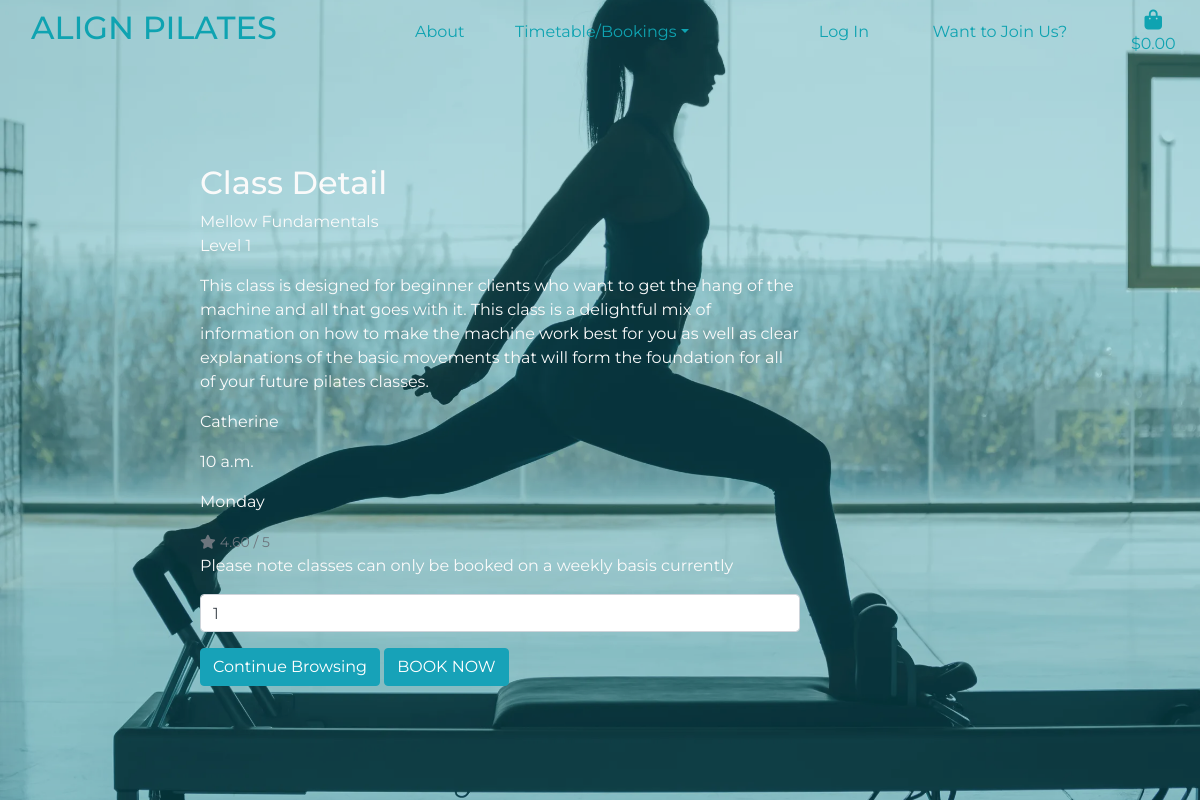
Page /classes/1 on the committed database.
### classes/models.py (models this page shows, shortened)
class Class_Type(models.Model):
    name = models.CharField(max_length=254)
    level = models.ForeignKey('Level', null=True, blank=True, on_delete=models.SET_NULL)
    description = models.TextField()
    teacher = models.CharField(max_length=254)
    cost = models.DecimalField(max_digits=4, decimal_places=2)
    time = models.TimeField()
    day = models.CharField(max_length=9)
    rating = models.DecimalField(max_digits=6, decimal_places=2, null=True, blank=True)
    day_number = models.IntegerField(default=1)

class Level(models.Model):
    name = models.CharField(max_length=254)
    friendly_name = models.CharField(max_length=254, null=True, blank=True)
    def __str__(self):
        return self.name

### classes/views.py (the view)
# urls.py: path('<int:class_type_id>', views.class_info, name='class_type'),
def class_info(request, class_type_id):
    class_type = get_object_or_404(Class_Type, pk=class_type_id)
    context = {
        'class_type': class_type,
    }
    return render(request, 'classes/class_type.html', context )

### basket/contexts.py (called while the page is built, shortened)
def basket_contents(request):
    basket_items = []
    grand_total = 0
    class_count = 0
    cost = 15
    basket = request.session.get('basket', {})
    context = {
        'basket_items': basket_items,
        'grand_total': grand_total,
        'class_count': class_count,
    }
    return context

### classes/templates/classes/class_type.html (shortened to what this page needs)
{% extends 'base.html' %}
{% load static %}
{% block page_header %}
    <div class="container header-container">
    </div>
{% endblock %}
{% block content %}
    <div class="overlay"></div>
    <div class="container-fluid">
        <div class="row">
            <div class="col-12 col-md-8 col-lg-6 offset-2">
                <div class="row">
                    <div class="h-100 border-0">
                        <h2>Class Detail</h2>
                        <div class="header">{{ class_type.name }}</div>
                        <div class="body">
                            <p class="subtitle">{{ class_type.level }}</p>
                            <p class="text">{{ class_type.description }}</p>
                            <p class="text">{{ class_type.teacher }}</p>
                            <p class="text">{{ class_type.time }}</p>
                            <p class="text">{{ class_type.day }}</p>
                            {% if class_type.rating %}
                                <small class="text-muted"><i class="fas fa-star mr-1"></i>{{ class_type.rating }} / 5</small>
                            {% else %}
                                <small class="text-muted">No Rating</small>
                            {% endif %}
                        </div>
                        <form class="form" action="{% url 'add_to_basket' class_type.id %}" method="POST">
                            <div class="form-row">
                                <div class="col-12">
                                    <p>Please note classes can only be booked on a weekly basis currently</p>
                                    <div class="form-group">
                                        <div class="input-group">
                                            <input class="form-control qty-input" type="number"
                                            name="quantity" value="1" max="1" min="1" data-item_id="{{ class_type.id }}"
                                            id="id_date_{{ class_type.id }}">
                                        </div>
                                    </div>
                                </div>
                                <div class="col-12">
                                    <a href="{% url 'classes' %}" class="btn btn-info">
                                        <span>Continue Browsing</span>
                                    </a>
                                    <input type="submit" class="btn btn-info text-uppercase" value="Book Now">
                                </div>
                            </div>
                        </form>
                    </div>
                </div>
            </div>
        </div>
    </div>
{% endblock %}

### static/css/base.css (style rules this page uses)
html { height: 100%; }
body { background: url('/media/site-header.webp') no-repeat center center fixed; height: calc(100vh - 164px); background-size: cover; color: #fafafa; font-family: 'Montserrat'; }
.header-container { height: 164px; }
a { color: #0FA3B1; }
.overlay { height: 100%; width: 100%; top: 0; left: 0; position: fixed; background: #0FA3B1; opacity: 0.3; z-index: -1; }

### rows in the picture
Class_Type: name "Mellow Fundamentals", level "Level 1", description "This class is designed for beginner clients who want to get the hang of the machine and all that goes with it. This class is a delightful mix of information on how to make the machine work best for you as well as clear explanations of the basic movements that will form the foundation for all of your future pilates classes.", teacher "Catherine", time "10 a.m.", day "Monday", rating "4.60", quantity "1"
